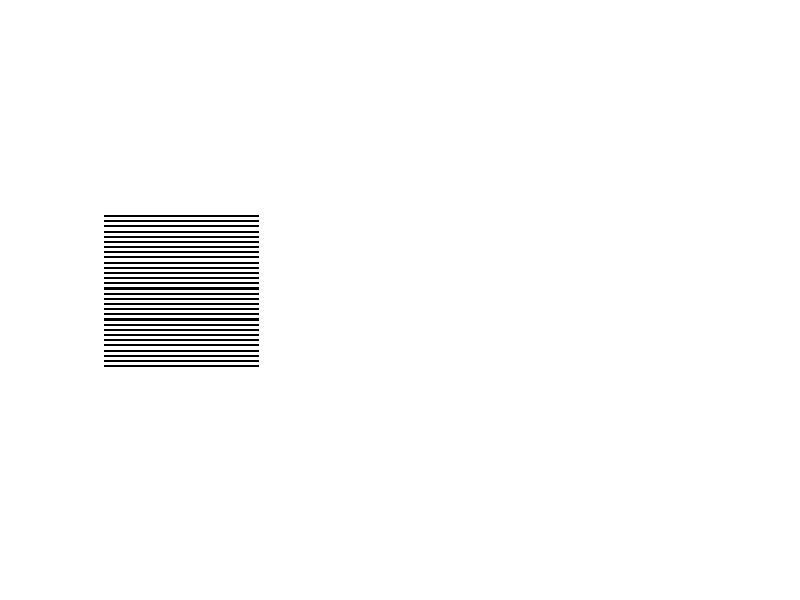

MATLAB code for this plot: (Note: this script raises an error after producing the figure.)
%%
close all;clear all;clc;

% 设置光栅
r = 300 ;c = r ;
d = 10;
a = 6;
U1  = zeros(c , r);
for i = 1 : 1  : a
    for j = 0 : 1 : ( c / d -1)
        U1(i + j * d , : ) = 1;
    end
end
figure(1), subplot(131), imshow (U1);

f = imread('Fig0222(a)(face).tif'); % 读入图片
subplot(132), imshow(f),title('orignal lena');
% F = fft2(f);
% Fc = fftshift(F);
% subplot(222), imshow(abs(Fc),[]);

f = im2double(f); % 转换格式
I = f .* U1;     % 光栅图片叠加
subplot(133), imshow(I), title('orignal lena-add');

% F_add = fft2(f_add);
% Fc_add = fftshift(F_add);
% subplot(224),imshow(abs(Fc_add),[]);


%%
M = 2*size(I,1);  %滤波器行数
N = 2*size(I,2);  %滤波器列数
u = -M/2:(M/2-1);
v = -N/2:(M/2-1);
[U,V] = meshgrid(u,v);
D = sqrt(U.^2+V.^2);
D0 = 35;  %截止频率
n = 10; %滤波器的阶数
H = 1./(1+(D./D0).^(2*n)); %巴特沃斯滤波器
J = fftshift(fft2(I,size(H,1),size(H,2))); %时域图像转换到频域
K=J.*H;  %滤波处理
L = ifft2(ifftshift(K)); %傅里叶反变换
L = L(1:size(I,1),1:size(I,2));
figure(2);
subplot(121), imshow(I,[]);
title('orignal image');
subplot(122), imshow(abs(J),[]);
title('orignal image-fourier');

figure(3);
subplot(121), imshow(L,[]);
title('process image');
subplot(122), imshow(abs(K),[]);
title('process image-fourier');











